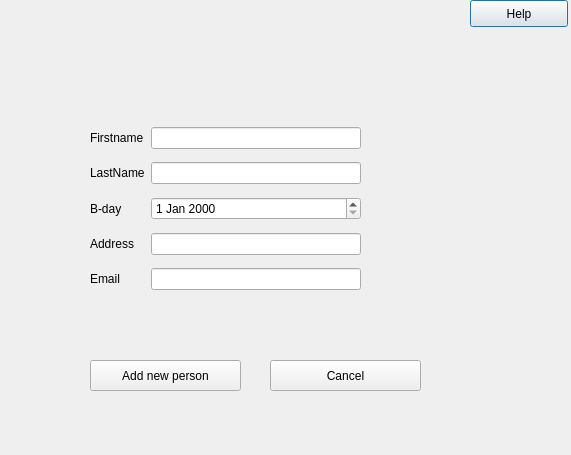
<?xml version="1.0" encoding="UTF-8"?>
<ui version="4.0">
 <class>addNewPerson</class>
 <widget class="QDialog" name="addNewPerson">
  <property name="geometry">
   <rect>
    <x>0</x>
    <y>0</y>
    <width>571</width>
    <height>455</height>
   </rect>
  </property>
  <property name="font">
   <font>
    <strikeout>false</strikeout>
   </font>
  </property>
  <property name="windowTitle">
   <string>addNewPerson</string>
  </property>
  <widget class="QLabel" name="logo">
   <property name="geometry">
    <rect>
     <x>0</x>
     <y>0</y>
     <width>411</width>
     <height>81</height>
    </rect>
   </property>
   <property name="text">
    <string/>
   </property>
   <property name="pixmap">
    <pixmap resource="../../1.qrc">:/GUI/Desktop/logo.png</pixmap>
   </property>
  </widget>
  <widget class="QPushButton" name="helpButton">
   <property name="geometry">
    <rect>
     <x>470</x>
     <y>0</y>
     <width>98</width>
     <height>27</height>
    </rect>
   </property>
   <property name="text">
    <string>Help</string>
   </property>
   <property name="icon">
    <iconset resource="../../1.qrc">
     <normaloff>:/GUI/Desktop/help.png</normaloff>:/GUI/Desktop/help.png</iconset>
   </property>
   <property name="iconSize">
    <size>
     <width>25</width>
     <height>25</height>
    </size>
   </property>
   <property name="checkable">
    <bool>false</bool>
   </property>
   <property name="checked">
    <bool>false</bool>
   </property>
  </widget>
  <widget class="QPushButton" name="addNewPersonButton">
   <property name="geometry">
    <rect>
     <x>90</x>
     <y>360</y>
     <width>151</width>
     <height>31</height>
    </rect>
   </property>
   <property name="text">
    <string>Add new person</string>
   </property>
   <property name="icon">
    <iconset resource="../../1.qrc">
     <normaloff>:/GUI/Desktop/Add.png</normaloff>:/GUI/Desktop/Add.png</iconset>
   </property>
   <property name="iconSize">
    <size>
     <width>20</width>
     <height>20</height>
    </size>
   </property>
  </widget>
  <widget class="QPushButton" name="cancelButton">
   <property name="geometry">
    <rect>
     <x>270</x>
     <y>360</y>
     <width>151</width>
     <height>31</height>
    </rect>
   </property>
   <property name="text">
    <string>Cancel</string>
   </property>
   <property name="icon">
    <iconset resource="../../1.qrc">
     <normaloff>:/GUI/Desktop/cancel.png</normaloff>:/GUI/Desktop/cancel.png</iconset>
   </property>
   <property name="iconSize">
    <size>
     <width>20</width>
     <height>20</height>
    </size>
   </property>
  </widget>
  <widget class="QWidget" name="gridLayoutWidget">
   <property name="geometry">
    <rect>
     <x>90</x>
     <y>120</y>
     <width>271</width>
     <height>181</height>
    </rect>
   </property>
   <layout class="QGridLayout" name="gridLayout">
    <item row="2" column="0">
     <widget class="QLabel" name="BdayLabel">
      <property name="text">
       <string>B-day</string>
      </property>
     </widget>
    </item>
    <item row="1" column="1">
     <widget class="QLineEdit" name="lastNameLine"/>
    </item>
    <item row="4" column="1">
     <widget class="QLineEdit" name="emailLine"/>
    </item>
    <item row="1" column="0">
     <widget class="QLabel" name="lastNameLabel">
      <property name="text">
       <string>LastName</string>
      </property>
     </widget>
    </item>
    <item row="0" column="1">
     <widget class="QLineEdit" name="firstnameLine"/>
    </item>
    <item row="4" column="0">
     <widget class="QLabel" name="emailLabel">
      <property name="text">
       <string>Email</string>
      </property>
     </widget>
    </item>
    <item row="0" column="0">
     <widget class="QLabel" name="firstnameLabel">
      <property name="text">
       <string>Firstname</string>
      </property>
     </widget>
    </item>
    <item row="3" column="0">
     <widget class="QLabel" name="addressLabel">
      <property name="text">
       <string>Address</string>
      </property>
     </widget>
    </item>
    <item row="3" column="1">
     <widget class="QLineEdit" name="addressLine"/>
    </item>
    <item row="2" column="1">
     <widget class="QDateEdit" name="bDayDateEdit"/>
    </item>
   </layout>
  </widget>
 </widget>
 <resources>
  <include location="../../1.qrc"/>
  <include location="../../1.qrc"/>
 </resources>
 <connections/>
</ui>
